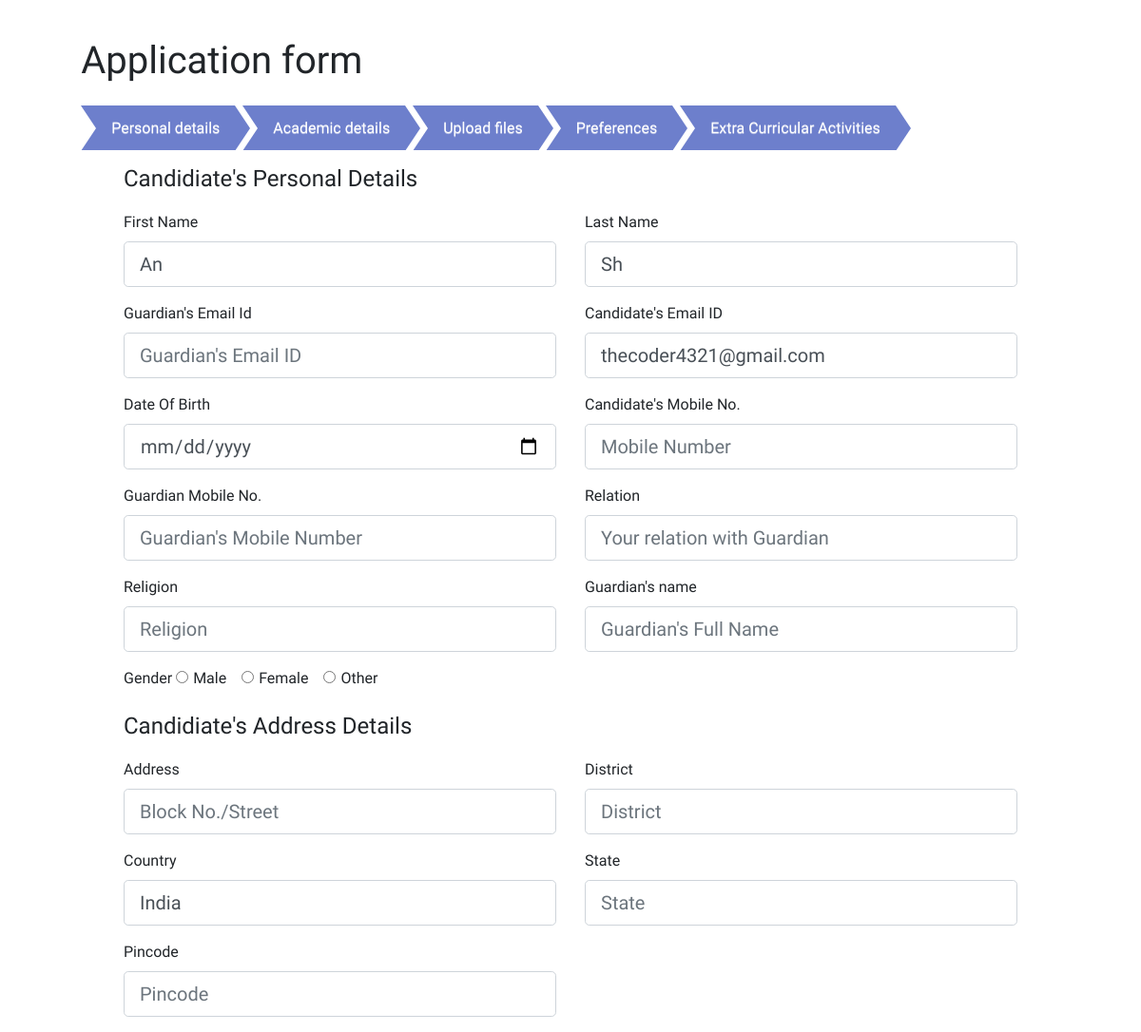
Page /applicant_home/ (signed in) on the committed database.
### user_login_reg/models.py (models this page shows, shortened)
class Applicant(models.Model):
	applId = models.ForeignKey(User, on_delete=models.CASCADE, primary_key = True)
	DOB = models.DateField(null = True, default = None)
	mobile = models.CharField(max_length=10, default = '')
	gender = models.CharField(max_length=6, default = '')
	parent_guardianName = models.CharField(max_length=20, default = '')
	parent_guardianEmail = models.EmailField(default = '')
	parent_guardianMobile = models.CharField(max_length = 10, default = '')
	father_occ = models.CharField(max_length=10, default = '')
	mother_occ = models.CharField(max_length=10, default = '')
	family_ann_inc = models.CharField(max_length=20, default = '')
	relation = models.CharField(max_length=10, default = '')
	pwd = models.BooleanField(default=False)
	mother_tongue = models.CharField(max_length=15, default = '')
	defence_type = models.CharField(max_length=15, default = '')
	religion = models.CharField(max_length=15, default = '')
	addr_line_1 = models.TextField()
	state = models.CharField(max_length=10, default = '')
	country = models.CharField(max_length=10, default = 'India')
	district = models.CharField(max_length=10, default = '')
	pincode = models.CharField(max_length=10, default = '')
	nationality = models.CharField(max_length=10, default = 'Indian')
	ssc_aggregate_marks = models.DecimalField(null = True, decimal_places = 2, max_digits = 5, default = None)
	ssc_marks_out_of = models.DecimalField(null = True, decimal_places = 2, max_digits = 5, default = None)
	ssc_year = models.CharField(max_length=10, default = '')
	ssc_board = models.CharField(max_length=10, default = '')
	hsc_aggregate_marks = models.DecimalField(null = True, decimal_places = 2, max_digits = 5, default = None)
	hsc_marks_out_of = models.DecimalField(null = True, decimal_places = 2, max_digits = 5, default = None)
	hsc_physics_marks = models.DecimalField(null = True, decimal_places = 2, max_digits = 5, default = None)
	hsc_math_marks = models.DecimalField(null = True, decimal_places = 2, max_digits = 5, default = None)
	hsc_chemistry_marks = models.DecimalField(null = True, decimal_places = 2, max_digits = 5, default = None)
	hsc_year = models.CharField(max_length=10, default = '')
	hsc_board =models.CharField(max_length=10, default = '')
	SET = models.IntegerField(null = True, default = None)
	cet = models.IntegerField(null = True, default = None)
	cet_physics = models.IntegerField(null = True, default = None)
	cet_maths = models.IntegerField(null = True, default = None)
	cet_physics = models.IntegerField(null = True, default = None)
	cet_chemistry = models.IntegerField(null = True, default = None)
	jee_mains = models.IntegerField(null = True, default = None)
	jee_adv = models.IntegerField(null = True, default = None)
	candidate_photo = models.ImageField(default = None)
	signature = models.ImageField(default = None)
	ssc_result = models.ImageField(default = None)
	hsc_result = models.ImageField(default = None)
	hsc_LC = models.ImageField(default = None)
	cet_result = models.ImageField(default = None)
	jee_mains_result = models.ImageField(default = None)
	jee_adv_result = models.ImageField(default = None)
	set_result = models.ImageField(default = None)
	minority_proof = models.ImageField(default = None)
	nationality_proof = models.ImageField(default = None)
	tfws_proof = models.ImageField(default = None)
	maharashtra_citizen_proof = models.ImageField(default = None)
	address_proof = models.ImageField(default = None)
	ssc_marksheet_verified = models.BooleanField(default = False)
	hsc_marksheet_verified = models.BooleanField(default = False)
	cet_marksheet_verified = models.BooleanField(default = False)
	jee_mains_markssheet_verified = models.BooleanField(default = False)
	jee_adv_markssheet_verified = models.BooleanField(default = False)
	signature_verified = models.BooleanField(default = False)
	candidate_photo_verified = models.BooleanField(default = False)
	all_verified = models.BooleanField(default = False)

class User(AbstractUser):
    is_student = models.BooleanField('student status', default=False)
    is_verifier = models.BooleanField('verifier status', default=False)
    is_admin = models.BooleanField('admin status', default=False)

### user_login_reg/views.py (the view, shortened to what this page needs)
# urls.py: path('applicant_home/', user_views.applicant_home, name='applicant-home'),
@login_required
def applicant_home(request):
    users = [item.applId for item in Applicant.objects.all()]
    attemptedExams = []
    if request.user not in users:
        candidate = Applicant(applId = request.user)
    else:
        candidate = Applicant.objects.filter(applId = request.user)[0]
    return render(request, 'user_login_reg/applicant_home.html', {'candidate' : candidate, 'attemptedExams': attemptedExams})

### user_login_reg/templates/user_login_reg/applicant_home.html (shortened to what this page needs)
{% load static %}
<!DOCTYPE html>
<html>
	<head>
	    <link rel="stylesheet" href="https://maxcdn.bootstrapcdn.com/bootstrap/4.4.1/css/bootstrap.min.css">
	    <link rel="stylesheet" href="https://stackpath.bootstrapcdn.com/bootstrap/4.4.1/css/bootstrap.min.css">
		<link rel="stylesheet" href="https://maxcdn.bootstrapcdn.com/font-awesome/4.5.0/css/font-awesome.min.css">
		<link rel="stylesheet" type="text/css" href="{% static 'user_login_reg/main.css' %}">
		<link rel="stylesheet" type="text/css" href="{% static 'user_login_reg/theme.css' %}">
	</head>
	<body onload="init()">
		<div class="container-fluid">
		<div id="breadcrumb_wrapper">
			<div id="breadcrumb_header">
				<h1><span>Application form</span></h1>
			</div>
			<ul id="breadcrumbs-two">
				<li ><a href="#" onclick="displayPersonal()">Personal details</a></li>
				<li ><a href="#" onclick="displayAcademic()">Academic details</a></li>
				<li ><a href="#" onclick="displayUpload()">Upload files</a></li>
				<li ><a href="#" onclick="displayPref()">Preferences</a></li>
				<li ><a href="#" onclick="displayECA()">Extra Curricular Activities</a></li>
			</ul>
		</div>
		<form enctype="multipart/form-data" method="POST">
			<div id="personal_details" class="row">
				<div class="col-md-1"></div>
				<div class="col-md-10">
					<div class="container">
						<div class="row">
							<div class="col-md-12"><h4>Candidiate's Personal Details</h4></div><br><br>
							<div class="col-md-6">
								<div class="form-group">
									<label>First Name</label>
									<input type="text" name="firstname" id="fName" onkeydown="displayName()" placeholder="First Name" class="form-control form-control-lg" value = "{{ candidate.applId.first_name }}">
								</div>
								<div class="form-group">
									<label>Guardian's Email Id</label>
									<input type="email" class="form-control form-control-lg" name="parentGuardianEmailId" placeholder="Guardian's Email ID" value = "{{ candidate.parent_guardianEmail }}">
								</div>
								<div class="form-group">
									<label>Date Of Birth</label>
									<input type="date" name="DOB" value= "{{ candidate.DOB }}" class="form-control form-control-lg">
								</div>
								<div class="form-group">
									<label>Guardian Mobile No.</label>
									<input type="number" class="form-control form-control-lg" name="parentGuardianMobile" placeholder="Guardian's Mobile Number" value = "{{ candidate.parent_guardianMobile }}">
								</div>
								<div class="form-group">
									<label>Religion</label>
									<input type="text" name="Religion" class="form-control form-control-lg" placeholder="Religion" value = "{{ candidate.religion }}">
								</div>
								<div class="form-group">
									<label>Gender</label>
									{% if candidate.gender == 'male' %}
									<div class="form-check-inline">
										<label class="form-check-label">
										<input type="radio" class="form-check-input" name="gender" value="male" checked>Male
										</label>
									</div>
									<div class="form-check-inline">
										<label class="form-check-label">
										<input type="radio" class="form-check-input" name="gender" value="female">Female
										</label>
									</div>
									<div class="form-check-inline">
										<label class="form-check-label" for="radio1">
										<input type="radio" class="form-check-input" name="gender" value="other">Other
										</label>
									</div>
									{% else %}
									<div class="form-check-inline">
										<label class="form-check-label">
										<input type="radio" class="form-check-input" name="gender" value="male">Male
										</label>
									</div>
									<div class="form-check-inline">
										<label class="form-check-label">
										<input type="radio" class="form-check-input" name="gender" value="female">Female
										</label>
									</div>
									<div class="form-check-inline">
										<label class="form-check-label" for="radio1">
										<input type="radio" class="form-check-input" name="gender" value="other">Other
										</label>
									</div>
									{% endif %}
								</div>
							</div>
							<div class="col-md-6">
								<div class="form-group">
									<label>Last Name</label>
									<input type="text" name="lastname" placeholder="Last Name" class="form-control form-control-lg" value = "{{ candidate.applId.last_name }}">
								</div>
								<div class="form-group">
									<label>Candidate's Email ID</label>
									<input type="email" name="emailId" placeholder="Email ID" class="form-control form-control-lg" value = "{{ candidate.applId.email }}">
								</div>
								<div class="form-group">
									<label>Candidate's Mobile No.</label>
									<input type="number" name="mobile" placeholder="Mobile Number" class="form-control form-control-lg" value = "{{ candidate.mobile }}">
								</div>
								<div class="form-group">
									<label>Relation</label>
									<input type="text" name="Relation" class="form-control form-control-lg" placeholder="Your relation with Guardian" value = "{{ candidate.relation }}">
								</div>
								<div class="form-group"h>
									<label>Guardian's name</label>
									<input type="text" name="parentGuardianName" class="form-control form-control-lg" placeholder="Guardian's Full Name" value = "{{ candidate.parent_guardianName }}">
								</div>
							</div>
						</div>
					</div>
				</div>
				<div class="col-md-1"></div>
				<div class="col-md-1"></div>
				<div class="col-md-10">
					<div class="container">
						<div class="row">
							<div class="col-md-12"><h4>Candidiate's Address Details</h4></div><br><br>
							<div class="col-md-6">
								<div class="form-group">
									<label>Address</label>
									<input type="text" class="form-control form-control-lg" placeholder="Block No./Street" id="addressL" name="addressLine1" value= "{{ candidate.addr_line_1 }}">
								</div>
								<div class="form-group">
									<label>Country</label>
									<input type="text" class="form-control form-control-lg" placeholder="Country" name="Country" value= "{{ candidate.country }}">
								</div>
								<div class="form-group">
									<label>Pincode</label>
									<input type="number" class="form-control form-control-lg" placeholder="Pincode" name="Pincode" value="{{ candidate.pincode }}">
								</div>
							</div>
							<div class="col-md-6">
								<div class="form-group">
									<label>District</label>
									<input type="text" class="form-control form-control-lg" placeholder="District" name="District" id="district" value= "{{ candidate.district }}">
								</div>
								<div class="form-group">
									<label>State</label>
									<input type="text" class="form-control form-control-lg" placeholder="State" name="State" id="state" value="{{ candidate.state }}">
								</div>
							</div>
						</div>
					</div>
				</div>
				<div class="col-md-1"></div>
			</div>
	    </form>
		</div>
	</body>
</html>

### user_login_reg/static/user_login_reg/main.css (style rules this page uses)
* { margin: 0; text-align: left; font-family: 'Muli'; }
body { font-family: 'Poppins', sans-serif; }
a, a:hover, a:focus { color: inherit; text-decoration: none; transition: all 0.3s; }
#breadcrumb_wrapper { width: 100%; height: 20%; margin-top: 5vh; }
#breadcrumb_header { margin-left: 6%; font-size: 24pt; }
#breadcrumbs-two { overflow: hidden; margin-left: 6%; margin-top: 2%; padding: 0; list-style: none; }
#breadcrumbs-two li { float: left; margin: 0 .5em 0 1em; }
#breadcrumbs-two a { background: #6d7fcc; padding: .7em 1em; float: left; text-decoration: none; color: #fff; text-shadow: 0 1px 0 rgba(255,255,255,.5); position: relative; }
#breadcrumbs-two a::before { content: ""; position: absolute; top: 50%; margin-top: -1.5em; border-width: 1.5em 0 1.5em 1em; border-style: solid; border-color: #6d7fcc #6d7fcc #6d7fcc transparent; left: -1em; }
#breadcrumbs-two a::after { content: ""; position: absolute; top: 50%; margin-top: -1.5em; border-top: 1.5em solid transparent; border-bottom: 1.5em solid transparent; border-left: 1em solid #6d7fcc; right: -1em; }
#personal_details { display: flex; }

### user_login_reg/static/user_login_reg/theme.css (style rules this page uses)
body { font-family: Helvetica Neue, Helvetica, Arial; */ */ */ */ margin-bottom: 100px; }
h4 { padding-bottom: 10px; }

### rows in the picture
Applicant: firstname "An", lastname "Sh", emailId "thecoder4321@gmail.com", Country "India"
